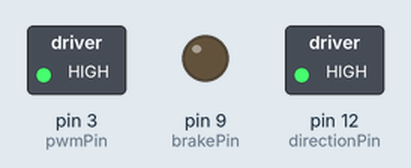
Simulated run of this sketch. Board: Arduino Uno, built with avr-gcc and run on an emulated ATmega328P. On the bench: switched loads named in the sketch (green lamp = pin HIGH), output pins drawn as LEDs (lit = HIGH).

Above: at 1.5 s.
At 4.5 s:
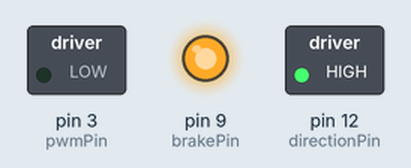
At 7.5 s:
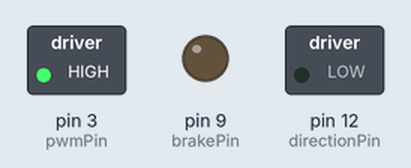
At 10.5 s:
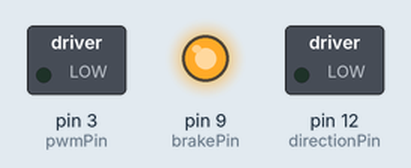
Timing chart, 0 to 15.6 s (numbered marks = the images above):
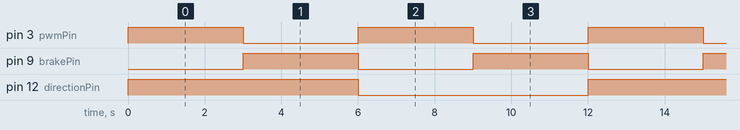

The sketch:

MCC_L298_shield.ino
```cpp
int PWM=255; // Variable PWM image de la vitesse

int directionPin = 12; // broche pour le sens de rotation du moteur
int pwmPin = 3; // broche PWM pour contrôler la vitesse
int brakePin = 9; // broche pour activer/désactiver le frein

//décommnenter pour utiliser le canal B
//int directionPin = 13;
//int pwmPin = 11;
//int brakePin = 8;


void setup() {

// définition des broches
pinMode(directionPin, OUTPUT);
pinMode(pwmPin, OUTPUT);
pinMode(brakePin, OUTPUT);

}

void loop() {


// Le moteur tourne dans le sens horaire
digitalWrite(directionPin, HIGH);// indique le sens de rotation
digitalWrite(brakePin, LOW);// relâche le frein
analogWrite(pwmPin, PWM);// indique la vitesse de rotation
delay(3000); // Attendre 3 secondes

//Arrêt du moteur
digitalWrite(brakePin, HIGH);// active le frein
analogWrite(pwmPin, 0);// on remet la valeur de vitesse de rotation à 0
delay(3000); // Attendre 3 secondes

// Le moteur tourne dans le sens anti horaire
digitalWrite(directionPin, LOW);// indique le sens de rotation
digitalWrite(brakePin, LOW);// relâche le frein
analogWrite(pwmPin, PWM);// indique la vitesse de rotation
delay(3000); // Attendre 3 secondes

//Arrêt du moteur
digitalWrite(brakePin, HIGH);// active le frein
analogWrite(pwmPin, 0);// on remet la valeur de vitesse de rotation à 0
delay(3000); // Attendre 3 secondes


}
```

Measured:
- by itself, pin 3 (pwmPin), pin 9 (brakePin): alternates HIGH for 3.0 s and LOW for 3.0 s
- by itself, pin 12 (directionPin): alternates HIGH for 6.0 s and LOW for 6.0 s
- by itself, everything shown: repeats every 12.0 s, in 4 steps
